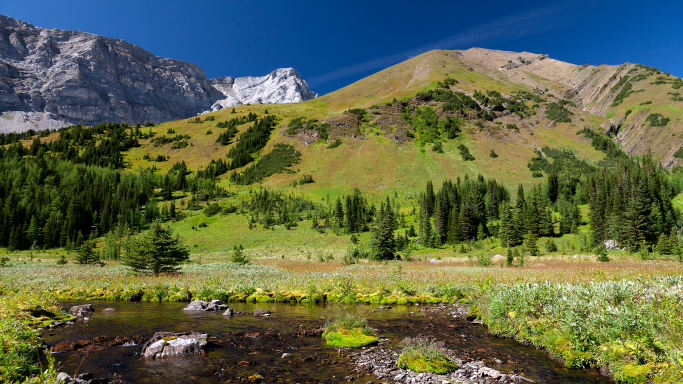
%> input picture Landscape.jpg, 1366 x 768 px (shown at 1/2 size)
$ octave Proj1A.m   (GNU Octave 9; MATLAB toolbox functions it lacks are replaced by stand-ins)
%> lines starting %> are read from the running program, lines starting %| are printed output that depends on the picture
%Project 1
%Part A
Y = imread('Landscape.jpg');
%> Y is the input picture: size 768x1366x3 uint8; mean R, G, B 91.7, 101.7, 72.5
X = imread('HiggsBoson.jpg');
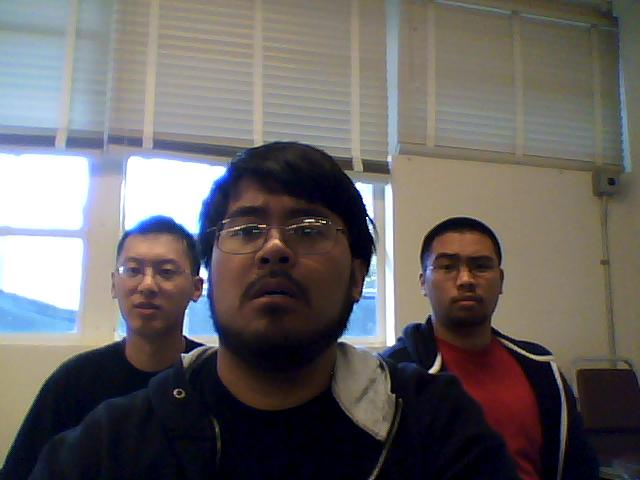
%> input picture HiggsBoson.jpg, 640 x 480 px
%> X is the input picture: size 480x640x3 uint8; mean R, G, B 104.4, 100.3, 99.7
tempX = rgb2gray(X);
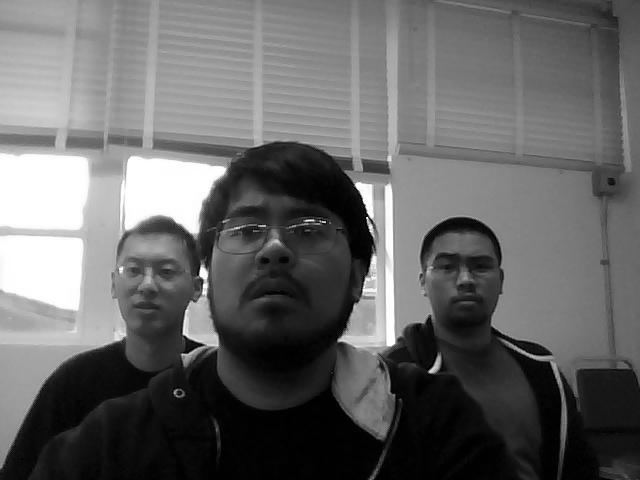
%> tempX: size 480x640 uint8; min 0, max 255, mean 101.5
tempY = rgb2gray(Y);
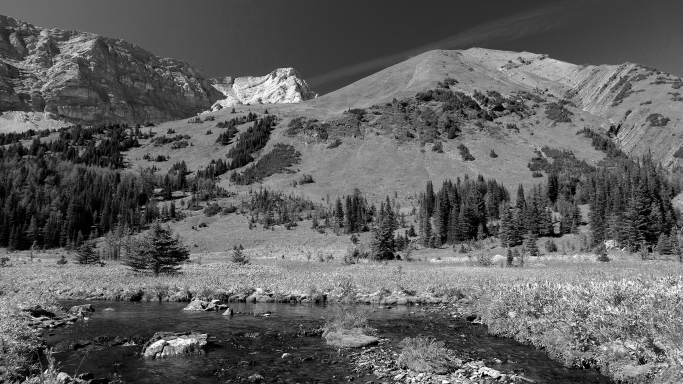
%> tempY: size 768x1366 uint8 (shown at 1/2 size); min 0, max 255, mean 95.4
a = imresize(Y, 0.1);
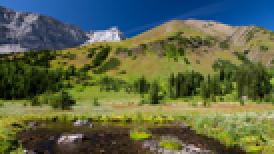
%> a: size 77x137x3 uint8 (shown 2 times larger); mean R, G, B 91.7, 101.7, 72.5
b = imresize(X, 0.1);
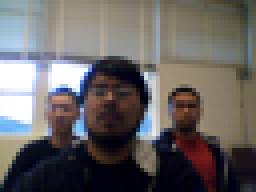
%> b: size 48x64x3 uint8 (shown 4 times larger); mean R, G, B 104.4, 100.3, 99.7

figure, imshow(X), title('Group Picture');
figure, imshow(Y), title('Landscape');
figure, imshow(a), title('Scaled down 90%');
figure, imshow(b), title('Scaled down 90%');

%Group Picture
figure
subplot(2,2,3), imshow(X), title('Original');
subplot(2,2,4), imshow(tempX), title('Gray Scale');
subplot(2,2,1:2), imhist(tempX), title('Histogram');
%> after `title('Histogram')`:
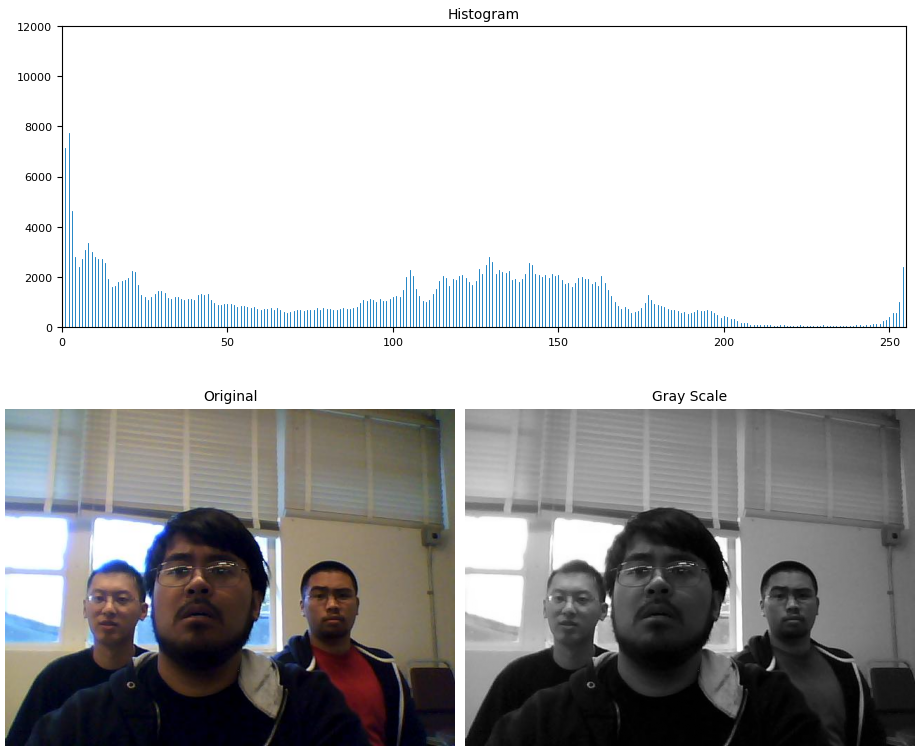
%> figure redrawn from the program's plot data, 3 panels

%Landscape Image
figure
subplot(2,2,3), imshow(Y), title('Original');
subplot(2,2,4), imshow(tempY), title('Gray Scale');
subplot(2,2,1:2), imhist(tempY), title('Histogram');
%> after `title('Histogram')`:
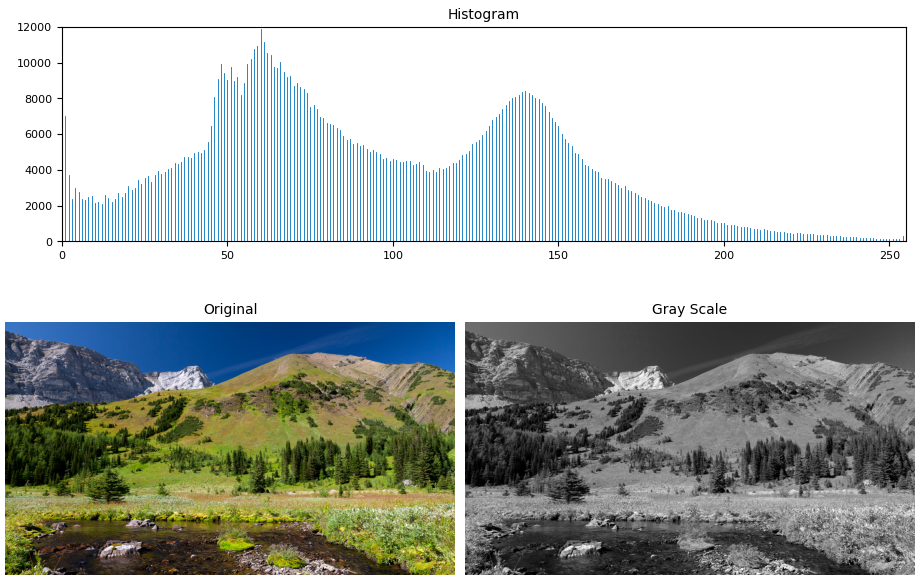
%> figure redrawn from the program's plot data, 3 panels

%Group Picture
[maxValue maxLocation] = max(tempX(:))
%> maxValue = 255; maxLocation = 162
[maxRow maxCol] = ind2sub(size(tempX), maxLocation)
%> maxRow = 162; maxCol = 1
[minValue minLocation] = min(tempX(:))
%> minValue = 0; minLocation = 106029
[minRow minCol] = ind2sub(size(tempX), minLocation)
%> minRow = 429; minCol = 221

%Landscape Image
[maxValue maxLocation] = max(tempY(:))
%> maxLocation = 5260
[maxRow maxCol] = ind2sub(size(tempY), maxLocation)
%> maxRow = 652; maxCol = 7
[minValue minLocation] = min(tempY(:))
%> minLocation = 385
[minRow minCol] = ind2sub(size(tempY), minLocation)
%> minRow = 385; minCol = 1

whos
